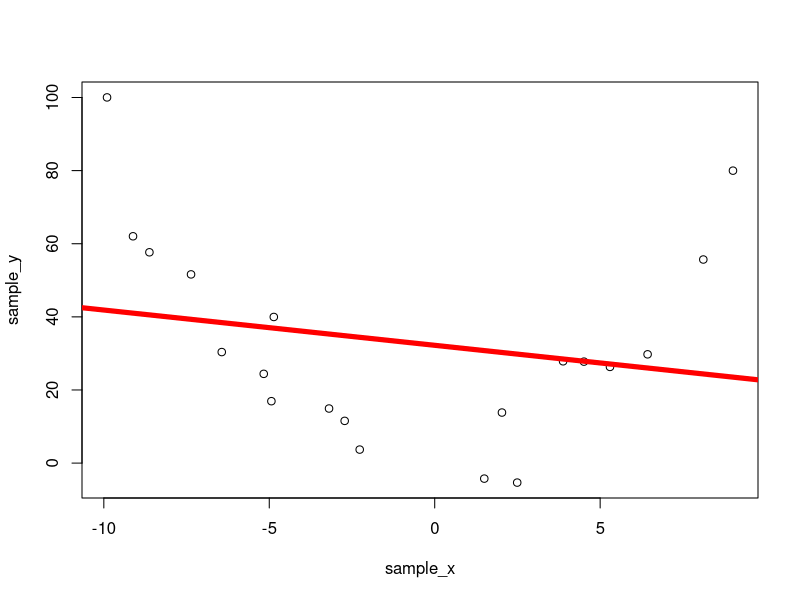
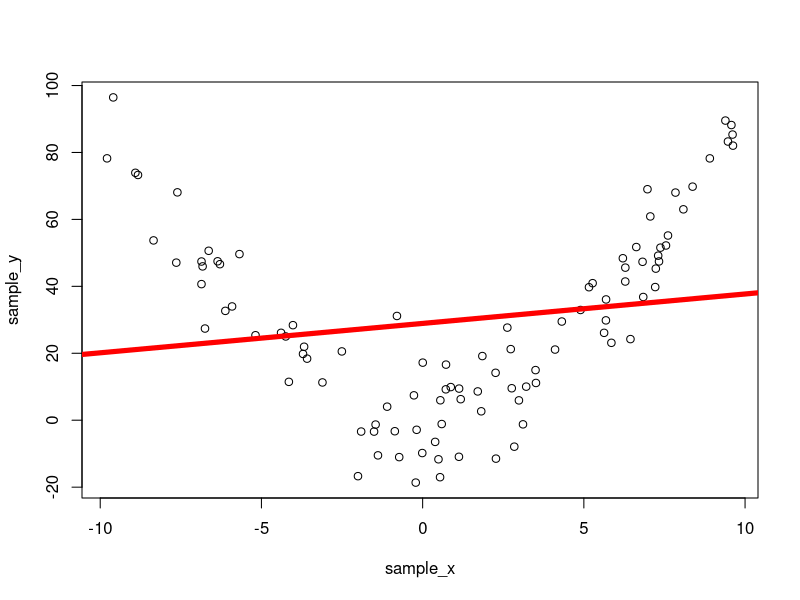
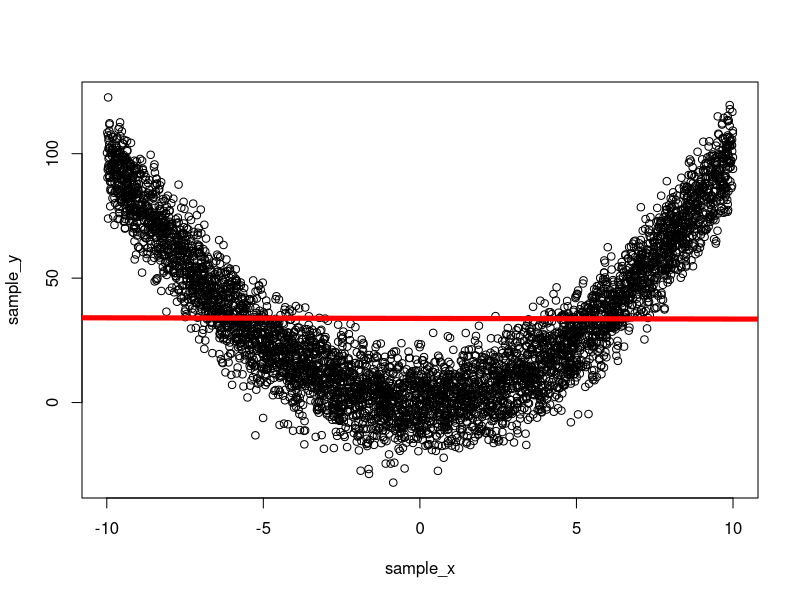
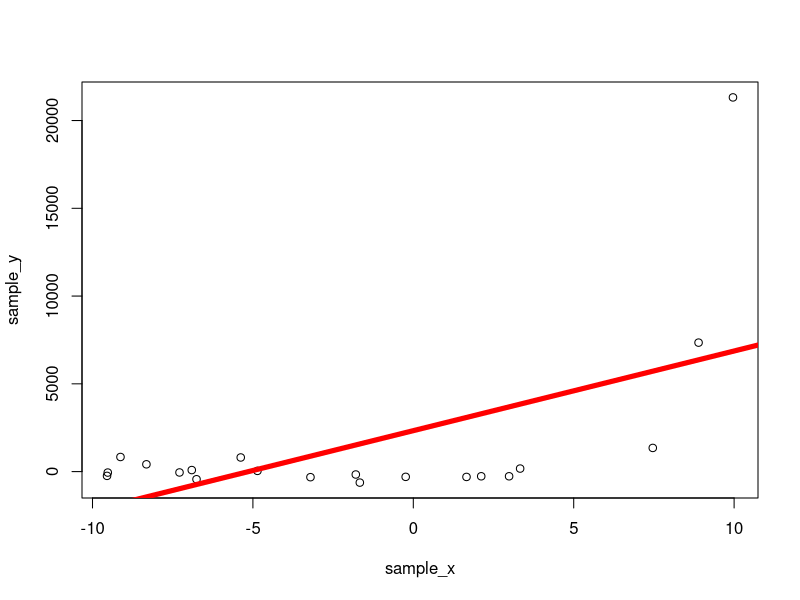
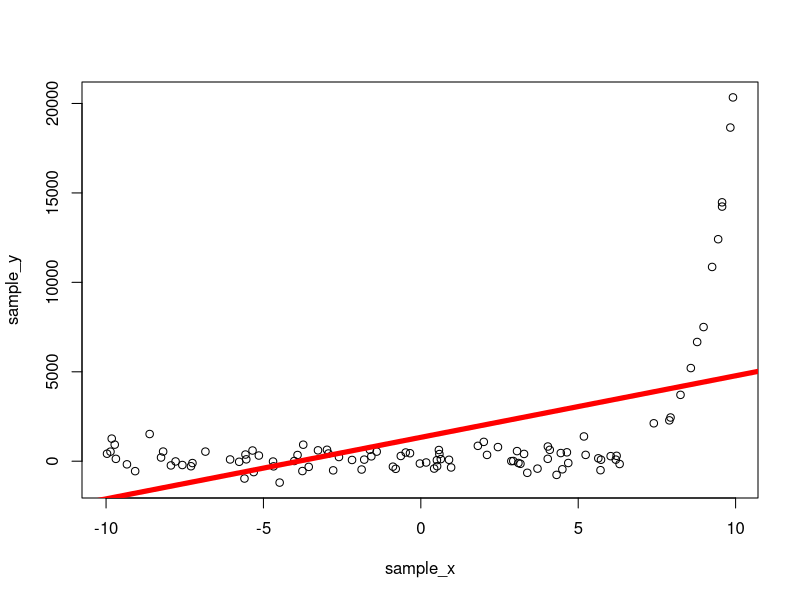
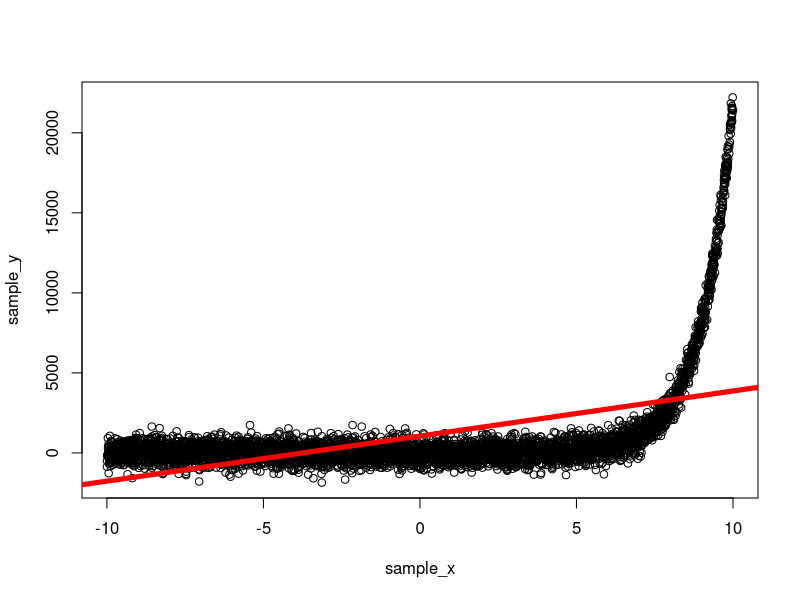
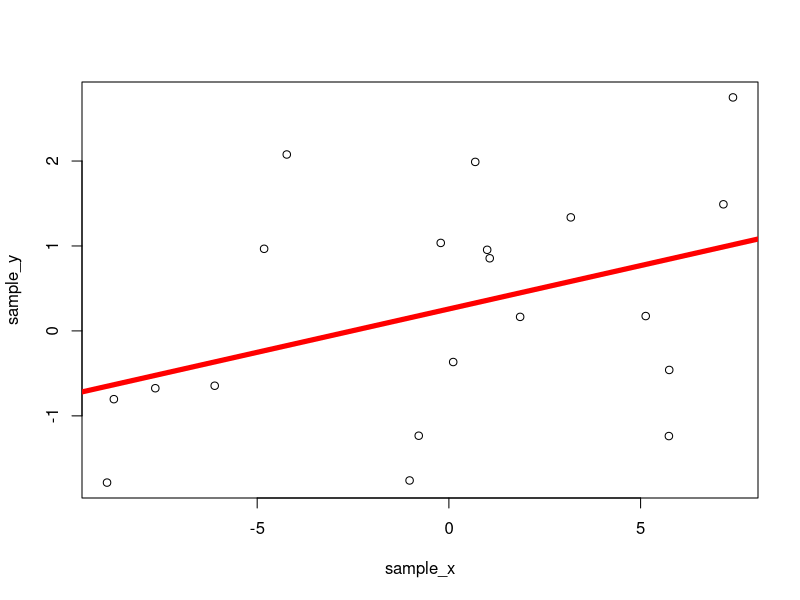
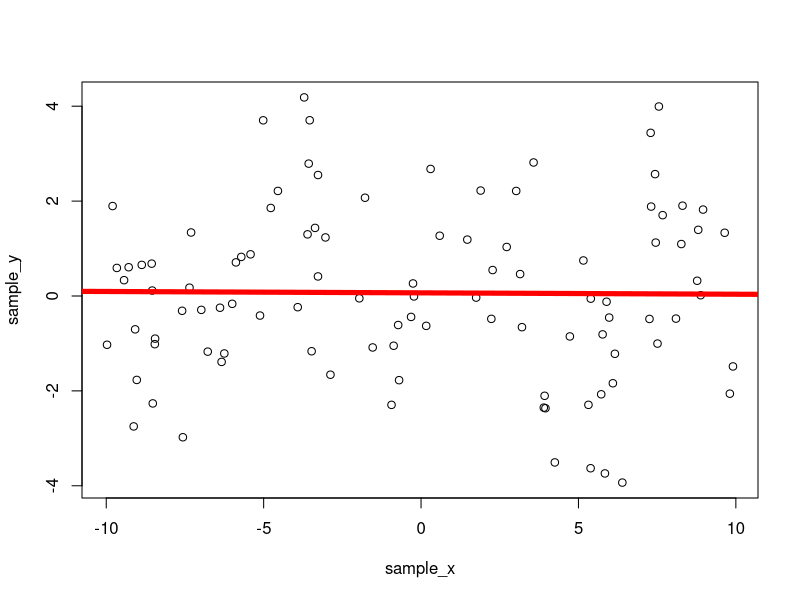

These figures' R source, in order:
## ---- chunk 1
knitr::opts_chunk$set(echo = TRUE)
## ---- chunk 2
    polynomial <- function(x) {
      return (x^2)
    }
    exponential <- function(x) {
      return (exp(x))
    }
    sinusoidal <- function(x) {
      return (sin(x))
    }
    Fs <- c(polynomial, exponential, sinusoidal)
## ---- chunk 3
    Ns <- c(20,100,5000) # small, medium, large
    x_lim.lower <- -10
    x_lim.upper <- 10
    noise.mean <- 0
    noise.sds <- c(10, 500, 1.5)
    
    sample_x.list <- c()
    sample_y.list <- c()
    
    y_hat.locations <- data.frame(sample_x = base::sample(x_lim.lower:x_lim.upper, size = 4, replace = FALSE)) # Use same variable name as predictor in lm
    
    for (i in 1:length(Fs)) {
      f <- Fs[[i]]
      noise.sd <- noise.sds[i]
      print("")
      print("NEW FUNCTION")
      
      for (j in 1:length(Ns)) {
        N <- Ns[j]
        print("")
        print(sprintf("N = %d", N))
        
        sample_x <- runif(n = N, min = x_lim.lower, max = x_lim.upper)
        sample_y <- f(sample_x) + rnorm(N, mean = noise.mean, sd = noise.sd)
      
        # Calculate model
        sim.lm <- lm(sample_y ~ sample_x)
        
        # Grab OLS coefficients
        intercept.estimate <- sim.lm$coefficients[1]
        beta1.estimate <- sim.lm$coefficients[2]
        
        # Plot regression line through data
        plot(sample_x, sample_y)
        abline(intercept.estimate, beta1.estimate, lwd = 5, col = "red")
        
        # Part (i)
        print("Prediction at:")
        print(y_hat.locations$sample_x)
        print(" is ")
        print(predict.lm(sim.lm, y_hat.locations, interval = "prediction"))
        
        # Part (ii)
        print("Confidence interval of coefficients:")
        print(confint(sim.lm, c("(Intercept)", "sample_x"), level = 0.95))
        
        # Part (iii)
        s <- summary(sim.lm)
        residuals <- s$residuals
        mse <- mean(residuals^2)
        print(sprintf("MSE: %f", mse))
      
        # Part (iv)
        p.prime <- 2
        n <- length(sample_x)
        res.df <- n - p.prime
        alpha <- 0.05
        
        
        intercept.se <- s$coefficients[1,2]
        intercept.t.val <- (intercept.estimate - 0) / intercept.se 
        #intercept.t.val <- s$coefficients[1,3]
        intercept.p.val <- 2 * pt(abs(intercept.t.val), res.df, lower.tail = FALSE)
        #intercept.p.val <- s$coefficients[1,4]
        if (intercept.p.val < alpha) {
          print(sprintf("Intercept IS significant at the %.3f level", alpha))
        } else {
          print(sprintf("Intercept IS NOT significant at the %.3f level", alpha))
        }
        
        
        beta1.se <- s$coefficients[2,2]
        beta1.t.val <- (beta1.estimate - 0) / beta1.se 
        #beta1.t.val <- s$coefficients[2,3]
        beta1.p.val <- 2 * pt(abs(beta1.t.val), res.df, lower.tail = FALSE)
        #beta1.p.val <- s$coefficients[2,4]
        if (beta1.p.val < alpha) {
          print(sprintf("Slope IS significant at the %.3f level", alpha))
        } else {
          print(sprintf("Slope IS NOT significant at the %.3f level", alpha))
        }
      }
    }
    
## ---- chunk 4
    linear <- function(x) {
      return (2*x + 10)
    }
    Fs[[4]] <- linear
    
    N <- 20 # small sample size
    noise.mean <- 0
    noise.sd <- 10
    
    model <- sample(Fs, size=1)[[1]] # 1 in 4 chance of a linear model
    
    sample_x <- runif(n = N, min = x_lim.lower, max = x_lim.upper)
    sample_y <- model(sample_x) + rnorm(N, mean = noise.mean, sd = noise.sd)
  
    # Calculate model
    sim.lm <- lm(sample_y ~ sample_x)
    
    # Grab OLS coefficients
    intercept.estimate <- sim.lm$coefficients[1]
    beta1.estimate <- sim.lm$coefficients[2]
    
    # Don't plot regression line, for testing self
    #plot(sample_x, sample_y)
    #abline(intercept.estimate, beta1.estimate, lwd = 5, col = "red")
    
    # Part (i)
    print("Prediction at:")
    print(y_hat.locations$sample_x)
    print(" is ")
    print(predict.lm(sim.lm, y_hat.locations, interval = "prediction"))
    
    # Part (ii)
    print("Confidence interval of coefficients:")
    print(confint(sim.lm, c("(Intercept)", "sample_x"), level = 0.95))
    
    # Part (iii)
    s <- summary(sim.lm)
    residuals <- s$residuals
    mse <- mean(residuals^2)
    print(sprintf("MSE: %f", mse))
  
    # Part (iv)
    p.prime <- 2
    n <- length(sample_x)
    res.df <- n - p.prime
    alpha <- 0.05
    
    
    intercept.se <- s$coefficients[1,2]
    intercept.t.val <- (intercept.estimate - 0) / intercept.se 
    #intercept.t.val <- s$coefficients[1,3]
    intercept.p.val <- 2 * pt(abs(intercept.t.val), res.df, lower.tail = FALSE)
    #intercept.p.val <- s$coefficients[1,4]
    if (intercept.p.val < alpha) {
      print(sprintf("Intercept IS significant at the %.3f level", alpha))
    } else {
      print(sprintf("Intercept IS NOT significant at the %.3f level", alpha))
    }
    
    
    beta1.se <- s$coefficients[2,2]
    beta1.t.val <- (beta1.estimate - 0) / beta1.se 
    #beta1.t.val <- s$coefficients[2,3]
    beta1.p.val <- 2 * pt(abs(beta1.t.val), res.df, lower.tail = FALSE)
    #beta1.p.val <- s$coefficients[2,4]
    if (beta1.p.val < alpha) {
      print(sprintf("Slope IS significant at the %.3f level", alpha))
    } else {
      print(sprintf("Slope IS NOT significant at the %.3f level", alpha))
    }
## ---- chunk 5
set.seed(99)
# gamma
n <- 200
b0 <- 10
b1 <- 2
eps_alpha <- 2
eps_beta <- 1/4

x <- runif(n, 0, 10)
eps <- (rgamma(n, eps_alpha, 1/eps_beta) - eps_alpha * eps_beta) * 2
y <- b0 - b1 * x + eps

hist(eps)
var(eps)
mean(eps)

# poisson
n <- 200
lambda <- 50

x <- runif(n, 0, 10)
eps <- (rpois(n, lambda) - lambda) * 2
y <- b0 - b1 * x + eps

hist(eps)
var(eps)
mean(eps)
## ---- chunk 6
# gamma
generateGamma <- function (n, x, b0, b1) {
  eps_alpha <- 2
  eps_beta <- 1/4
  eps <- (rgamma(n, eps_alpha, 1/eps_beta) - eps_alpha * eps_beta) * 2
  # variance is alpha * beta^2 * 2^2: 0.5
  y <- b0 + b1 * x + eps
  return(y)
}

# poisson
generatePoisson <- function (n, x, b0, b1) {
  lambda <- 50
  eps <- (rpois(n, lambda) - lambda) * 2
  # variance is lambda * 2^2: 200
  y <- b0 + b1 * x + eps
  return(y)
}

# normal
generateNormal <- function (n, x, b0, b1) {
  sd <- 1
  eps <- (rnorm(n, 0, sd)) * 2
  # variance is sd^2 * 2^2: 4
  y <- b0 + b1 * x + eps
  return(y)
}
## ---- chunk 7
set.seed(99)
b0 <- 10
b1 <- 2

# 20
n <- 20
x.20 <- runif(n, 0, 10)
pois.20 <- generatePoisson(n, x.20, b0, b1)
gamma.20 <- generateGamma(n, x.20, b0, b1)


# 100
n <- 100
x.100 <- runif(n, 0, 10)
pois.100 <- generatePoisson(n, x.100, b0, b1)
gamma.100 <- generateGamma(n, x.100, b0, b1)

# 5000
n <- 5000
x.5000 <- runif(n, 0, 10)
pois.5000 <- generatePoisson(n, x.5000, b0, b1)
gamma.5000 <- generateGamma(n, x.5000, b0, b1)
## ---- chunk 8
set.seed(99)
probB <- function (xylist) {
  for (xy in xylist) {
    yname <- colnames(xy)[2]
    colnames(xy) <- c('x','y')
    #ii.
    model.fit <- lm(y~x, xy)
    #i.
    preds <- predict(model.fit, data.frame(x=c(1,3,5,50)), interval='confidence')
    # iii.
    predMSE <- anova(model.fit)[2,3]
    # iv.
    betas <- summary(model.fit)$coefficients[,c(1,3,4)]
    # confint for betas
    betarange <- confint(model.fit, level=0.95)
    # output
    print(yname)
    print('Predicted Betas with t-values and confidence intervals:')
    print(betas)
    print(betarange)
    print('Predicted values for x=1,3,5,50 (the expected values are 12, 16, 20, 110):')
    print(preds)
    print('MSE:')
    print(predMSE)
  }
}

print('Expected Variance of the Gamma distribution is 0.5 & Expected Variance of the Poisson distribution is 200')

print('Real B0 is 10 & B1 is 2')

xylist <- list(data.frame(x.20, pois.20), data.frame(x.20, gamma.20), data.frame(x.100, pois.100), data.frame(x.100, gamma.100), data.frame(x.5000, pois.5000), data.frame(x.5000, gamma.5000))

probB(xylist)
## ---- chunk 9
set.seed(99)

generateRandom <- function (n, x) {
  decision <- runif(1,0,1)
  print(decision)
  b0 <- 10
  b1 <- .5
  if (decision < 0.33) {
    return(generateNormal(n,x,b0,b1))
  } else if (decision < 0.66) {
    return(generatePoisson(n,x,b0,b1))
  } else {
    return(generateGamma(n,x,b0,b1))
  }
}

n <- 100
x <- runif(n, 0, 10)
y <- generateRandom(n, x)
model.fit <- lm(y~x)
summary(model.fit)$coefficients[,c(1,3,4)] # betas
confint(model.fit) # betas confidence interval
anova(model.fit)[2,3] # MSE
plot(model.fit, which=2) # plot
## ---- chunk 10
y <- generateRandom(n, x)
model.fit <- lm(y~x)
summary(model.fit)$coefficients[,c(1,3,4)] # betas
confint(model.fit) # betas confidence interval
anova(model.fit)[2,3] # MSE
plot(model.fit, which=2) # plot
## ---- chunk 11
set.seed(5)

list = c(20,200,5000)
paste("///////////////", "eps sd = e^x","///////////////" )
print("")
for (n in list){
x <- runif(n, 0, 10)
eps <- rnorm(n, sd =  exp(1)^x)
y <- b0 + b1 * x + eps
#(hist(eps))
data_new <- as.data.frame(cbind(x,y))
colnames(data_new) <- c("x_var", "y")
fit1 <- lm(y~x_var, data = data_new)
summary(fit1)
print(paste("with sample size = ", n))
MSE <- anova(fit1)[2,3]
print(" i. Predict y-hat at several different locations using a confidence interval.")
print(predict(fit1,data.frame(x_var = c(1,5,2)), interval="confidence"))
print("ii. Predict the beta coefficients w/ confidence interval.")
summary(fit1)
print(confint(fit1))
print("iii. Find the MSE")
MSE <- anova(fit1)[2,3]
print(paste("MSE = ",MSE))
print("iv. Test to see whether the beta(s) are significant (t-tests)")
print(summary(fit1)$coefficients[,c(3,4)])
}

#with another error dist
paste("///////////////", "eps sd = x^3","///////////////" )
print("")
set.seed(5)
list = c(20,200,5000)

for (n in list){
x <- runif(n, 0, 10)
eps <- rnorm(n, sd =  x^3)
y <- b0 + b1 * x + eps
#(hist(eps))
data_new <- as.data.frame(cbind(x,y))
colnames(data_new) <- c("x_var", "y")
fit1 <- lm(y~x_var, data = data_new)
summary(fit1)
print(paste("with sample size = ", n))
print(" i. Predict y-hat at several different locations using a confidence interval.")
print(predict(fit1,data.frame(x_var = c(1,5,2)), interval="confidence"))
print("ii. Predict the beta coefficients w/ confidence interval.")
summary(fit1)
print(confint(fit1))
print("iii. Find the MSE")
MSE <- anova(fit1)[2,3]
print(paste("MSE = ",MSE))
print("iv. Test to see whether the beta(s) are significant (t-tests)")
print(summary(fit1)$coefficients[,c(3,4)])
}

## ---- chunk 12
par(mfrow = c(3,1))
set.seed(5)
library(lmtest)

list = c(20,200,5000)
paste("///////////////", "eps sd = e^x","///////////////" )
print("")
for (n in list){
x <- runif(n, 0, 10)
eps <- rnorm(n, sd =  exp(1)^x)
y <- b0 + b1 * x + eps
#(hist(eps))
data_new <- as.data.frame(cbind(x,y))
colnames(data_new) <- c("x_var", "y")
fit1 <- lm(y~x_var, data = data_new)
summary(fit1)
print(paste("with sample size = ", n))
#informal
plot(fit1, which = 1)

#formal test
print(bptest(fit1))
}

#with another error dist
paste("///////////////", "eps sd = x^3","///////////////" )
print("")
set.seed(5)
list = c(20,200,5000)
par(mfrow = c(3,1))
for (n in list){
x <- runif(n, 0, 10)
eps <- rnorm(n, sd =  x^3)
y <- b0 + b1 * x + eps
#(hist(eps))
data_new <- as.data.frame(cbind(x,y))
colnames(data_new) <- c("x_var", "y")
fit1 <- lm(y~x_var, data = data_new)
summary(fit1)
print(paste("with sample size = ", n))
#informal
plot(fit1, which = 1)

#formal test
print(bptest(fit1))
}




## ---- chunk 13
yes_func <- function (n) {
  #n<- 200
  x <- runif(n, 0, 10)
  eps <- rnorm(n, sd =  exp(1)^x)
  y <- b0 + b1 * x + eps
  fit <- lm(y~x)
  #informal
  plot(fit, which = 1)
  #formal
  x <- bptest(fit)[4]
  ifelse(x < .05, return("pvalue is below .05. Non constant variance present"), return("everything is fine!"))

}

no_func <- function (n) {
  #n<- 200
  x <- runif(n, 0, 10)
  eps <- rnorm(n, sd =  x)
  y <- b0 + b1 * x + eps
  fit <- lm(y~x)
  #informal
  plot(fit, which = 1)
  #formal
  x <- bptest(fit)[4]
  ifelse(x < .05, return("We predict model is comprimised"), return("everything is probably ok"))
}

ifelse(runif(1,0,1) > .5,yes_func(200), no_func(200) )
## ---- chunk 14
set.seed(1234)
#values of true betas and sigma
b0 <- 10
b1 <- 10
sigma <- 2

simulations <- function(n,rho){
#initialize percentages
bad_yhat = 0
beta1p = 0
beta0p = 0
msq = 0
pvalb0 = 0
pvalb1 = 0

for (i in 1:100){
  x <- runif(n, 0, 10)
  newx <- runif(20,0,10)
  eps <- rep(0, n)
  e.ind <- rnorm(n, mean = 0, sd = (sigma / sqrt(1-rho^2)))
  eps[1] <- e.ind[1]
  for (i in 2:n) {
    eps[i] <- rho * eps[i-1] + e.ind[i]
  }
  y <- b0 + b1 * x + eps
  
  lm.err <- lm(y~x)
  
  testmodel <- b0 + b1 * newx
  
  
  y_hat_ci <- predict(lm.err, newdata = data.frame(x = I(newx)), interval = "confidence")
  bad_yhat <- 20 - sum((testmodel >= y_hat_ci[,2]) & (testmodel <= y_hat_ci[,3]))
  
  
  beta1ci <- confint(lm.err, "x",level=.95 )
  if(b1 > beta1ci[1] & b1 < beta1ci[2]){
    beta1p <- beta1p + 1
  }
  beta0ci <- confint(lm.err,"(Intercept)",level=.95)
  if(b1 > beta0ci[1] & b1 < beta0ci[2]){
    beta0p <- beta0p + 1
  }
  #take average of MSE 
  anov <- anova(lm.err)
  msq <- msq + anov$`Mean Sq`[2]
  
  #check if b0 is significant 
  summ <- summary(lm.err)$coefficients[,4]
  if (summ[1]< .05){
    pvalb0 <- pvalb0 + 1
  }
  
  #check if b1 is significant
  if (summ[2] < .05){
    pvalb1 <- pvalb1 + 1
  }
  
  
}

#return percentage of simulations that captured true paramater in confidence interval
results <- data.frame(bad_yhat/100,
                      beta1p/100,
                      beta0p/100,
                      msq/100,
                      pvalb0/100,
                      pvalb1/100)

return(results)

}

#Samples with rho = .3
small_samp1 = simulations(20, .3)
med_samp1=simulations(100, .3)
lrg_samp1=simulations(5000, .3)
small_rho <- matrix(c(small_samp1, med_samp1,lrg_samp1),byrow=T, nrow=3)
colnames(small_rho) <-c("bad_yhat","beta1","beta0","avg mse","pvalb0","pvalb1")
rownames(small_rho) <-c("small sample", "medium sample", "large sample")
small_rho
#samples with rho=.9
small_samp2 = simulations(20, .9)
med_samp2=simulations(100, .9)
lrg_samp2=simulations(5000, .9)
large_rho <- matrix(c(small_samp2, med_samp2,lrg_samp2),byrow=T, nrow=3)
colnames(large_rho) <-c("bad_yhat","beta1","beta0","avg mse","pvalb0","pvalb1")
rownames(large_rho) <-c("small sample", "medium sample", "large sample")
large_rho






## ---- chunk 15
set.seed(12)
rho_vec <- c(0, .8)
#choose random value of rho
rho <- sample(rho_vec,1)


  x <- runif(n, 0, 10)
  newx <- runif(n,0,10)
  eps <- rep(0, n)
  e.ind <- rnorm(n, mean = 0, sd = (sigma / sqrt(1-rho^2)))
  eps[1] <- e.ind[1]
  for (i in 2:n) {
    eps[i] <- rho * eps[i-1] + e.ind[i]
  }
  y <- b0 + b1 * x + eps
  
  lm.random <- lm(y~x)
  
  plot(lm.random)
  plot(1:n, residuals(lm.random))
  



## ---- chunk 16
n = 5000
a = rnorm(n)
b = 1 + a
c = 2 + rnorm(n) + 2 * a
summary(lm(c ~ b + a))
## ---- chunk 17
n = 5000
a = rnorm(n)
b = 2 * a
c = 2 + rnorm(n) + 2 * a
summary(lm(c ~ b + a))
## ---- chunk 18
n = 20
a = rnorm(n)
b = 1 + a
c = 2 + rnorm(n) + 2 * a
model_20 <- lm(c ~ b + a) 
summary(model_20)
## ---- chunk 19
n = 100
a = rnorm(n)
b = 1 + a
c = 2 + rnorm(n) + 2 * a
model_100 <- lm(c ~ b + a) 
summary(model_100)
## ---- chunk 20
n = 5000
a = rnorm(n)
b = 1 + a
c = 2 + rnorm(n) + 2 * a
model_5000 <- lm(c ~ b + a)
summary(model_5000)
## ---- chunk 21
prediction_points <- matrix(c(-2,  -3,
                              -0.5, 2,
                               0,   0,
                               4,   5), ncol=2)
prediction_points <- data.frame(prediction_points)
colnames(prediction_points) <- c("a", "b")
predict.lm(model_20, newdata = prediction_points, interval = "prediction")
## ---- chunk 22
prediction_points <- matrix(c(-2,  -3,
                              -0.5, 2,
                               0,   0,
                               4,   5), ncol=2)
prediction_points <- data.frame(prediction_points)
colnames(prediction_points) <- c("a", "b")
predict.lm(model_100, newdata = prediction_points, interval = "prediction")
## ---- chunk 23
prediction_points <- matrix(c(-2,  -3,
                              -0.5, 2,
                               0,   0,
                               4,   5), ncol=2)
prediction_points <- data.frame(prediction_points)
colnames(prediction_points) <- c("a", "b")
predict.lm(model_5000, newdata = prediction_points, interval = "prediction")
## ---- chunk 24
confint(model_20)
confint(model_100)
confint(model_5000)
## ---- chunk 25
calculate_mse <- function(model){ return (c(crossprod(model$residuals)) / length(model$residuals))}
calculate_mse(model_20)
calculate_mse(model_100)
calculate_mse(model_5000)
## ---- chunk 26
t_test_on_lm <- function(model){
  return(1 - 
    pt(coef(summary(model))[,3], 
     df = summary(model)$df[2])
  )
  
}
t_test_on_lm(model_20)
t_test_on_lm(model_100)
t_test_on_lm(model_5000)
## ---- chunk 27
simulate_data <- function (is_correlated) {
  n <- 20
  b0 <- 10
  b1 <- 3
  b2 <- 7
  sigma <- 2
  x1 <- runif(n, 0, 10)
  x2 <- is_correlated * x1 + rnorm(n)
  cor(x1, x2)
  eps <- rnorm(n = n, sd = sigma)
  y <- b0 + b1 * x1 + b2 * x2 + eps
  return (data.frame(y, x1, x2))
  }
## ---- chunk 28
run_regression <- function(data){return(lm(y ~ x1 + x2, data = data))}

print("first")
first_model <- run_regression(simulate_data(TRUE))
first_model$coefficients
confint(first_model)
print("")

print("second")
second_model <- run_regression(simulate_data(FALSE))
second_model$coefficients
confint(second_model)
print("")

print("third")
third_model <- run_regression(simulate_data(TRUE))
third_model$coefficients
confint(third_model)
print("")

print("fourth")
fourth_model <- run_regression(simulate_data(FALSE))
fourth_model$coefficients
confint(fourth_model)
## ---- chunk 29
calculate_mse(first_model)
calculate_mse(second_model)
calculate_mse(third_model)
calculate_mse(fourth_model)
